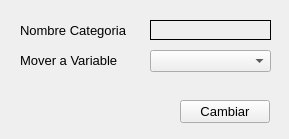
   <widget class="QWidget" name="nameTextContents">
    <property name="geometry">
     <rect>
      <x>0</x>
      <y>0</y>
      <width>289</width>
      <height>139</height>
     </rect>
    </property>
    <widget class="QLabel" name="nameLabel">
     <property name="geometry">
      <rect>
       <x>20</x>
       <y>20</y>
       <width>111</width>
       <height>20</height>
      </rect>
     </property>
     <property name="font">
      <font>
       <pointsize>10</pointsize>
      </font>
     </property>
     <property name="text">
      <string>Nombre Categoria</string>
     </property>
     <property name="textInteractionFlags">
      <set>Qt::LinksAccessibleByMouse</set>
     </property>
    </widget>
    <widget class="QPushButton" name="changeButton">
     <property name="geometry">
      <rect>
       <x>180</x>
       <y>100</y>
       <width>90</width>
       <height>23</height>
      </rect>
     </property>
     <property name="font">
      <font>
       <pointsize>10</pointsize>
      </font>
     </property>
     <property name="text">
      <string>Cambiar</string>
     </property>
    </widget>
    <widget class="QComboBox" name="variableBox">
     <property name="geometry">
      <rect>
       <x>150</x>
       <y>50</y>
       <width>121</width>
       <height>22</height>
      </rect>
     </property>
     <property name="font">
      <font>
       <pointsize>10</pointsize>
      </font>
     </property>
    </widget>
    <widget class="QLabel" name="newVariableLabel">
     <property name="geometry">
      <rect>
       <x>20</x>
       <y>50</y>
       <width>111</width>
       <height>20</height>
      </rect>
     </property>
     <property name="font">
      <font>
       <pointsize>10</pointsize>
      </font>
     </property>
     <property name="text">
      <string>Mover a Variable</string>
     </property>
     <property name="textInteractionFlags">
      <set>Qt::LinksAccessibleByMouse</set>
     </property>
    </widget>
    <widget class="QLabel" name="nameDisplayLabel">
     <property name="geometry">
      <rect>
       <x>150</x>
       <y>20</y>
       <width>121</width>
       <height>20</height>
      </rect>
     </property>
     <property name="font">
      <font>
       <pointsize>10</pointsize>
      </font>
     </property>
     <property name="frameShape">
      <enum>QFrame::Box</enum>
     </property>
     <property name="frameShadow">
      <enum>QFrame::Plain</enum>
     </property>
     <property name="lineWidth">
      <number>1</number>
     </property>
     <property name="text">
      <string/>
     </property>
     <property name="textInteractionFlags">
      <set>Qt::LinksAccessibleByMouse</set>
     </property>
    </widget>
   </widget>
